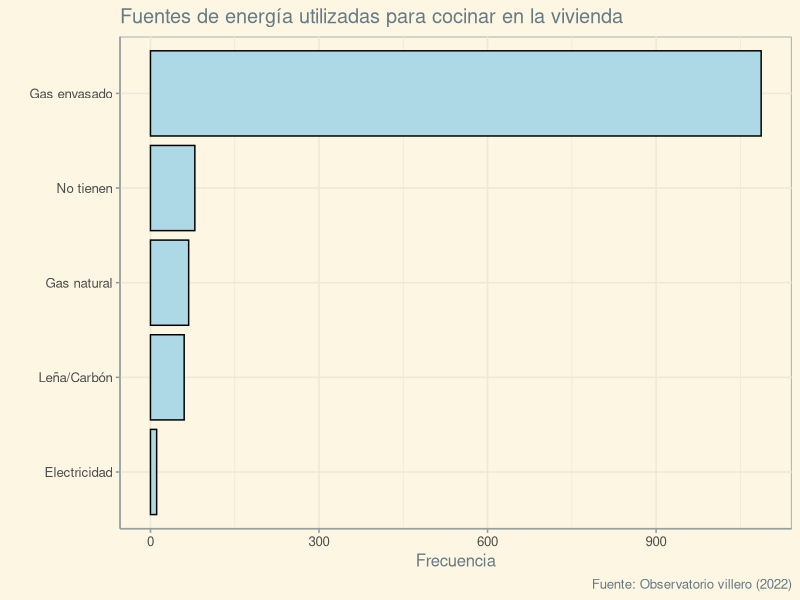

Reproduce this figure in R.
library(ggplot2)
library(ggthemes)
library(dplyr)

tabla <- read.csv("datosLP_limpios.csv", stringsAsFactors = TRUE)


# Qué fuentes de energía utilizan para cocinar en su vivienda
summary(tabla$X.Qué.fuentes.de.energía.utilizan.para.cocinar.en.su.vivienda.)
summary(tabla$NA..1)
summary(tabla$NA..2)
summary(tabla$NA..3)
summary(tabla$NA..4)

natural <- sum(as.integer(tabla$X.Qué.fuentes.de.energía.utilizan.para.cocinar.en.su.vivienda.), na.rm=TRUE)
envasado <- sum(as.integer(tabla$NA..1), na.rm=TRUE)
electricidad <- sum(as.integer(tabla$NA..2), na.rm=TRUE)
carbon <- sum(as.integer(tabla$NA..3), na.rm=TRUE)
noTienen <- sum(as.integer(tabla$NA..4), na.rm=TRUE)

data <- data.frame(name=c("Gas natural","Gas envasado","Leña/Carbón","Electricidad","No tienen"),
  value=c(natural, envasado, electricidad, carbon, noTienen))

p <- # Barplot
  data %>%
  arrange(value) %>%    # First sort by value. This sort the dataframe but NOT the factor levels
  mutate(name=factor(name, levels=name)) %>%   # This trick update the factor levels
  ggplot(aes(y=name, x=value)) + 
  geom_bar(stat = "identity", fill="lightblue", color="black") +
  labs(title = "Fuentes de energía utilizadas para cocinar en la vivienda",
       caption = "Fuente: Observatorio villero (2022)",
       x="Frecuencia",y=" ") +
  theme_solarized() +
  scale_colour_solarized()

p
